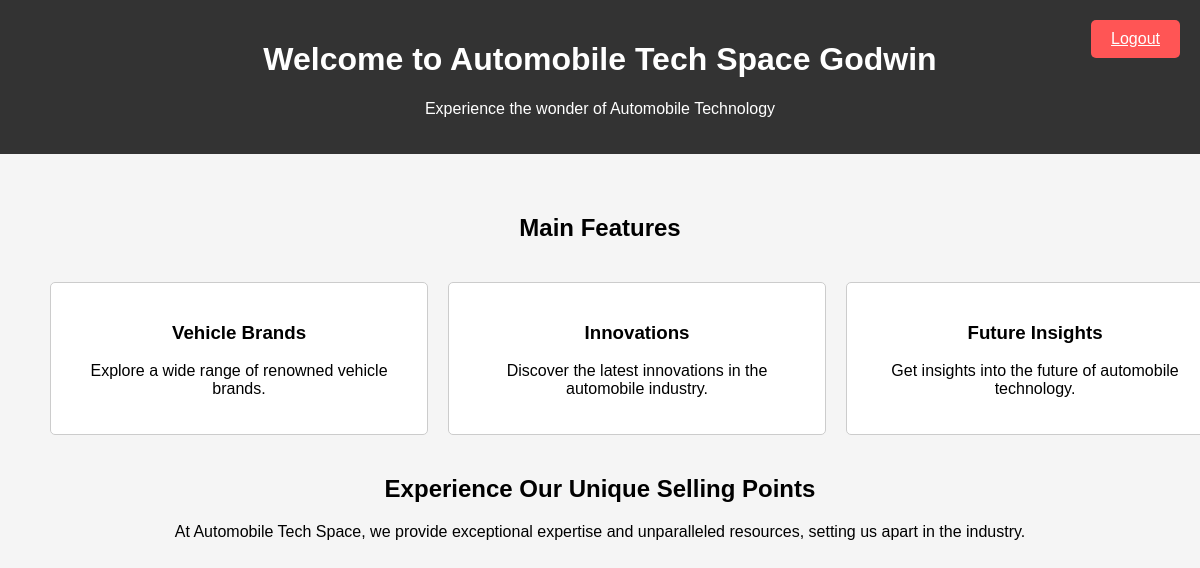
The page /dashboard (signed in) on the database as committed earlier.
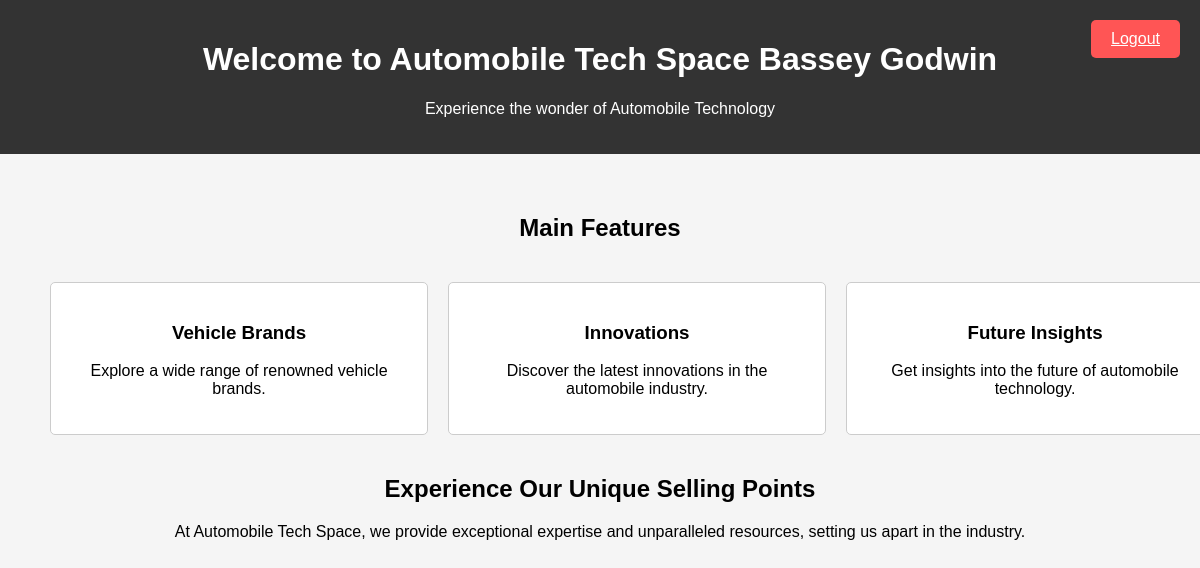
The same page on the database as committed later.
### main.py (models this page shows)
class User(UserMixin, db.Model):
    id = db.Column(db.Integer, primary_key=True)
    name = db.Column(db.String(100))
    email = db.Column(db.String(100), unique=True)
    password = db.Column(db.String(200))

### main.py (the view)
    @app.route('/dashboard')
    def dashboard():
        if "user" in session:
            user = session["user"]
            return render_template('dashboard.html', user=user)
        elif "_user_id" in session:
            user2 = session["_user_id"]
            return render_template('dashboard.html', user2=current_user)
        else:
            return "<h1>You need to login to view this page</h1>"

### main.py (called while the page is built)
@login_manager.user_loader
def load_user(id):
    return db.session.get(entity=User, ident=int(id))

### templates/dashboard.html (shortened to what this page needs)
<!DOCTYPE html>
<html lang="en">
<head>
</head>
<body>
    <div class="header">
        <h1>Welcome to Automobile Tech Space {% if user %}
                                             {{ user.get('name') }}
                                             {% elif user2 %}
                                             {{ user2.name }}
                                             {% endif %} </h1>
        <p>Experience the wonder of Automobile Technology</p>
        <a class="logout-button" href="{{ url_for('logout') }}">Logout</a>
    </div>
    <div class="main-content">
        <h2>Main Features</h2>
        <div class="features">
            <div class="feature">
                <h3>Vehicle Brands</h3>
                <p>Explore a wide range of renowned vehicle brands.</p>
            </div>
            <div class="feature">
                <h3>Innovations</h3>
                <p>Discover the latest innovations in the automobile industry.</p>
            </div>
            <div class="feature">
                <h3>Future Insights</h3>
                <p>Get insights into the future of automobile technology.</p>
            </div>
        </div>
        <div class="usp">
            <h2>Experience Our Unique Selling Points</h2>
            <p>At Automobile Tech Space, we provide exceptional expertise and unparalleled resources, setting us apart
                in the industry.</p>
        </div>
    </div>
</body>
</html>

### templates/dashboard.html (style rules this page uses)
body { font-family: Arial, sans-serif; margin: 0; padding: 0; background-color: #f5f5f5; }
.header { background-color: #333; color: white; text-align: center; padding: 20px 0; }
.main-content { padding: 40px; text-align: center; }
.features { display: flex; justify-content: space-around; margin-top: 40px; }
.feature { flex: 0 0 30%; background-color: white; border: 1px solid #ccc; border-radius: 5px; padding: 20px; margin: 0 10px; }
.usp { margin-top: 40px; }
.header { position: relative; background-color: #333; color: white; text-align: center; padding: 20px 0; }
.logout-button { position: absolute; top: 20px; right: 20px; background-color: #ff5555; color: white; padding: 10px 20px; border: none; border-radius: 5px; cursor: pointer; }

Rows that differ between the two databases and show on the page:
changed User: name "Godwin" → "Bassey Godwin"
